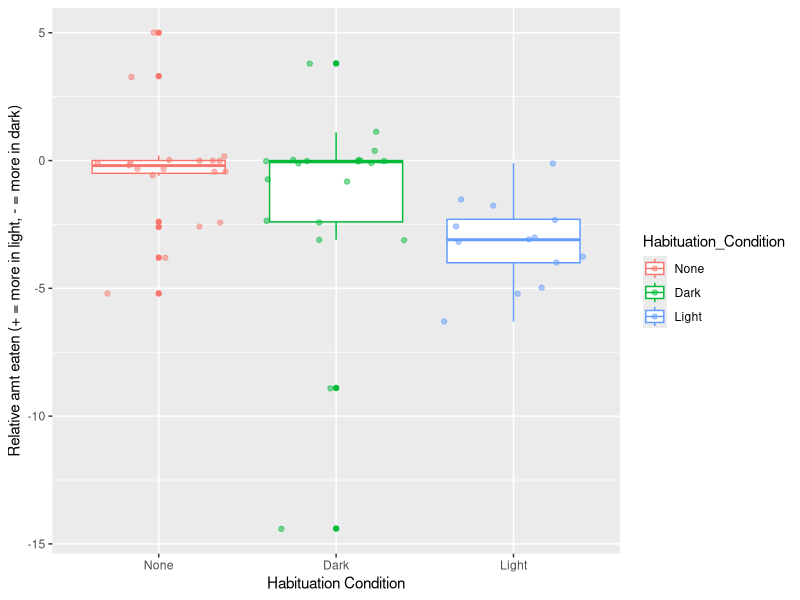
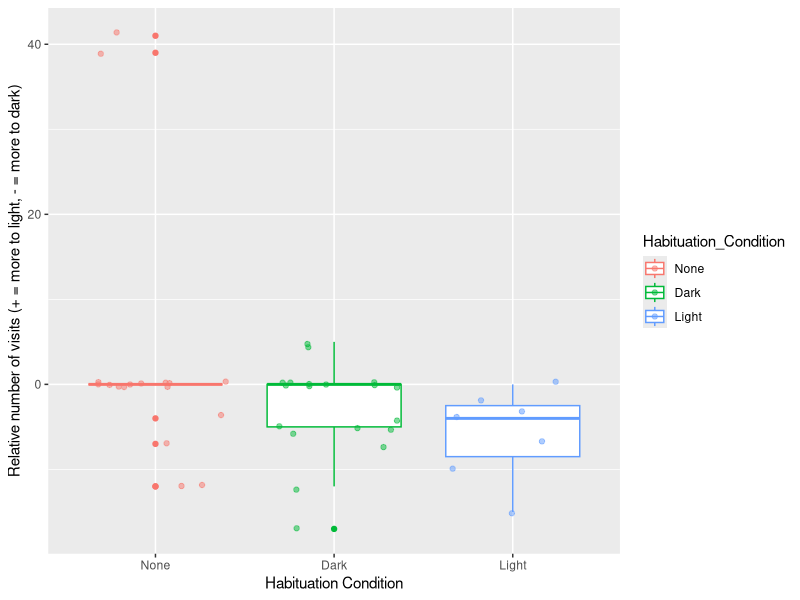
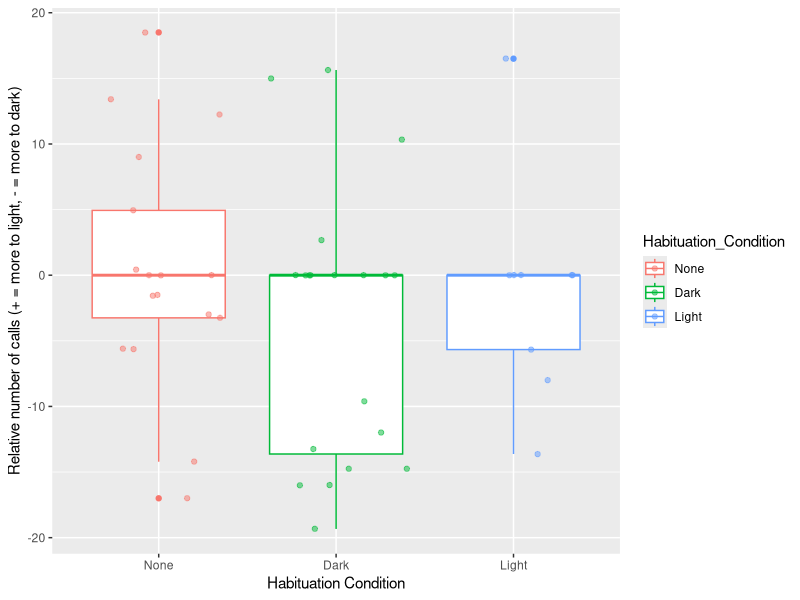

Recreate these plots in R, in order.
## ---- chunk 1
library(ggplot2)
library(tidyverse)
library(readxl)


## ---- chunk 2
C_Data <- read_excel("Carollia Project Data.xlsx", 
    sheet = "Trial Info", col_types = c("text", 
        "text", "text", "date", "date", "text", 
        "text", "numeric", "numeric", "numeric", 
        "numeric", "numeric", "numeric", 
        "numeric", "numeric", "numeric", 
        "numeric", "numeric", "numeric"))

## ---- chunk 3

#remove spaces from column names for convenience
colnames(C_Data) <- gsub(" ", "_", colnames(C_Data))
View(C_Data)

#number of rows in data 
nrow(C_Data)

#remove unused treatment
C_Data <- C_Data %>%
      filter(Habituation_Condition != "Dark (2 nights)")  # "!=" means "do not include"
#you can use this expression to remove other bats you need to exclude

#Make Habituation condition an ordered factor for plotting, currently ordered None, Dark, light
C_Data <- C_Data %>%
      mutate(Habituation_Condition = fct_relevel(Habituation_Condition, c("None", "Dark", "Light"))) 
      
## ---- chunk 4
str(C_Data)
## ---- chunk 5
#columns with dark responses subtracted from light

C_Data <- 
      C_Data %>%
      mutate(rel_Dark_eaten = LIGHT_Total_amount_eaten - DARK_Total_amount_eaten, #relative amount eaten
            rel_Dark_choices = Number_of_choices_at_Light -Number_of_choices_at_Dark, #relative # of visits
            rel_Dark_calls = `Number_of_calls/visit_LIGHT` - `Number_of_calls/visit_DARK` #relative # of calls (you need ` around this variable bc of the "\")
            )
## ---- chunk 6
C_Data %>%
      group_by(Habituation_Condition) %>%
      summarize(mean_rel_eaten = mean(rel_Dark_eaten, na.rm= TRUE), mean_rel_choices = mean(rel_Dark_choices, na.rm = TRUE) )
## ---- chunk 7
# change this to # visits, then subgroup by visits light, visits dark 

# important to know that there are a lot of NAs
C_Data %>%
      ggplot(aes(y= rel_Dark_eaten, x = Habituation_Condition, color = Habituation_Condition)) +
      geom_boxplot() +
       geom_jitter(alpha=0.5) +
      ylab("Relative amt eaten (+ = more in light, - = more in dark)") +
      xlab("Habituation Condition")
#
C_Data %>%
      ggplot(aes(y= rel_Dark_choices, x = Habituation_Condition, color = Habituation_Condition)) +
      geom_boxplot() +
      geom_jitter(alpha=0.5) +
      ylab("Relative number of visits (+ = more to light, - = more to dark)") +
      xlab("Habituation Condition")


C_Data %>%
      ggplot(aes(y= rel_Dark_calls, x = Habituation_Condition, color = Habituation_Condition)) +
      geom_boxplot() +
      geom_jitter(alpha=0.5) +
      ylab("Relative number of calls (+ = more to light, - = more to dark)") +
      xlab("Habituation Condition")

